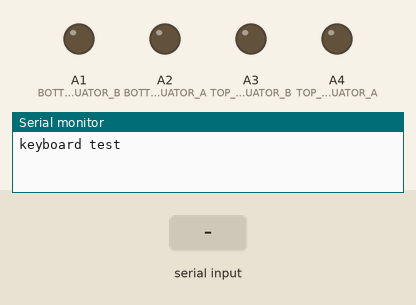
Recording of a sketch running on a simulated Arduino Uno, built with avr-gcc and run on an emulated ATmega328P. Parts: output pins drawn as LEDs (lit = HIGH), the last lines printed to the serial monitor. The inputs (shaded band) are chosen by the test bench.

Above: at 1.2 s.
1.3 s: "3" received over Serial
At 1.7 s:
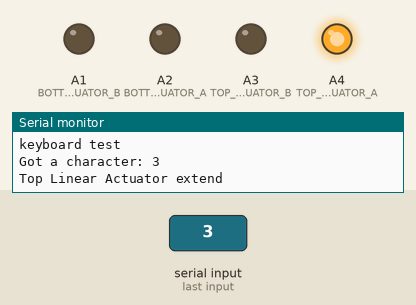
2.8 s: "4" received over Serial
At 4.0 s:
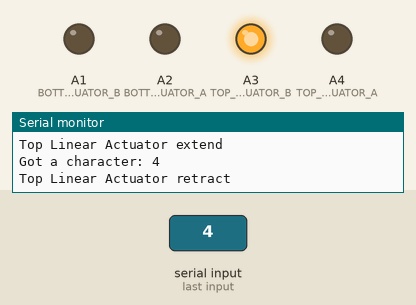
4.3 s: "5" received over Serial
At 5.2 s:
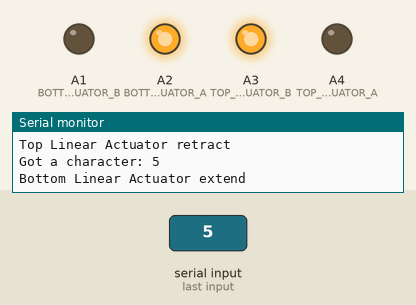
5.8 s: "6" received over Serial
At 6.3 s:
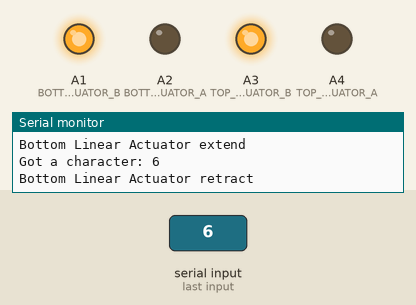
7.3 s: "3" received over Serial
At 8.5 s:
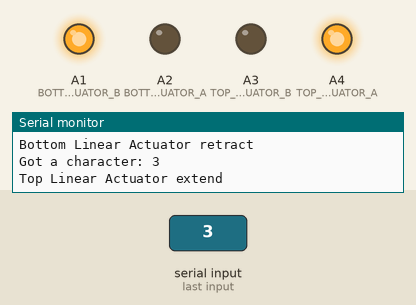
8.8 s: "5" received over Serial
At 9.8 s:
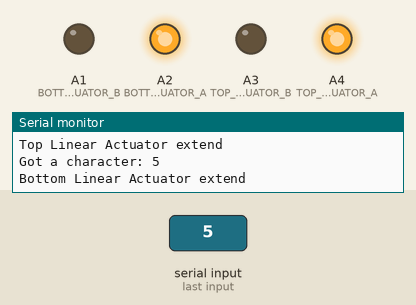
Timing chart, 0 to 11.3 s (numbered marks = the images above; inputs shaded):
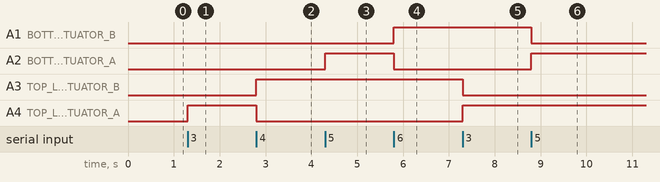

The sketch:

keyboard_test.ino
```cpp
// keyboard_test

#define TOP_LINEAR_ACTUATOR_A A4
#define TOP_LINEAR_ACTUATOR_B A3

#define BOTTOM_LINEAR_ACTUATOR_A A2
#define BOTTOM_LINEAR_ACTUATOR_B A1

void setup() {
  // put your setup code here, to run once:
  Serial.begin(115200);
  while(!Serial) {
    delay(10);
  }

  Serial.println("keyboard test\n");

  pinMode(TOP_LINEAR_ACTUATOR_A, OUTPUT);
  pinMode(TOP_LINEAR_ACTUATOR_B, OUTPUT);

  digitalWrite(TOP_LINEAR_ACTUATOR_A, 0);
  digitalWrite(TOP_LINEAR_ACTUATOR_B, 0);

  pinMode(BOTTOM_LINEAR_ACTUATOR_A, OUTPUT);
  pinMode(BOTTOM_LINEAR_ACTUATOR_B, OUTPUT);

  digitalWrite(BOTTOM_LINEAR_ACTUATOR_A, 0);
  digitalWrite(BOTTOM_LINEAR_ACTUATOR_B, 0);
}

void loop() {
  char c;

  // put your main code here, to run repeatedly:
  if(Serial.available() > 0) {
    c = Serial.read();
    Serial.print("Got a character: ");
    Serial.println(c);

    switch(c) {
      case '3':
        Serial.println("Top Linear Actuator extend");
        digitalWrite(TOP_LINEAR_ACTUATOR_A, 1);
        digitalWrite(TOP_LINEAR_ACTUATOR_B, 0);
        break;

      case '4':
        Serial.println("Top Linear Actuator retract");
        digitalWrite(TOP_LINEAR_ACTUATOR_A, 0);
        digitalWrite(TOP_LINEAR_ACTUATOR_B, 1);
        break;

      case '5':
        Serial.println("Bottom Linear Actuator extend");
        digitalWrite(BOTTOM_LINEAR_ACTUATOR_A, 1);
        digitalWrite(BOTTOM_LINEAR_ACTUATOR_B, 0);
        break;

      case '6':
        Serial.println("Bottom Linear Actuator retract");
        digitalWrite(BOTTOM_LINEAR_ACTUATOR_A, 0);
        digitalWrite(BOTTOM_LINEAR_ACTUATOR_B, 1);
        break;

      default:
        Serial.print("unknown command received: *");
        Serial.print(c);
        Serial.println("*");
        break;

    }
  }
}
```

Measured:
- after the input at 1.3 s, A4 (TOP_LINEAR_ACTUATOR_A): LOW → HIGH at once
- after the input at 2.8 s, A3 (TOP_LINEAR_ACTUATOR_B): LOW → HIGH at once; A4 (TOP_LINEAR_ACTUATOR_A): HIGH → LOW at once
- after the input at 4.3 s, A2 (BOTTOM_LINEAR_ACTUATOR_A): LOW → HIGH at once
- after the input at 5.8 s, A1 (BOTTOM_LINEAR_ACTUATOR_B): LOW → HIGH at once; A2 (BOTTOM_LINEAR_ACTUATOR_A): HIGH → LOW at once
- after the input at 7.3 s, A3 (TOP_LINEAR_ACTUATOR_B): HIGH → LOW at once; A4 (TOP_LINEAR_ACTUATOR_A): LOW → HIGH at once
- after the input at 8.8 s, A1 (BOTTOM_LINEAR_ACTUATOR_B): HIGH → LOW at once; A2 (BOTTOM_LINEAR_ACTUATOR_A): LOW → HIGH at once
